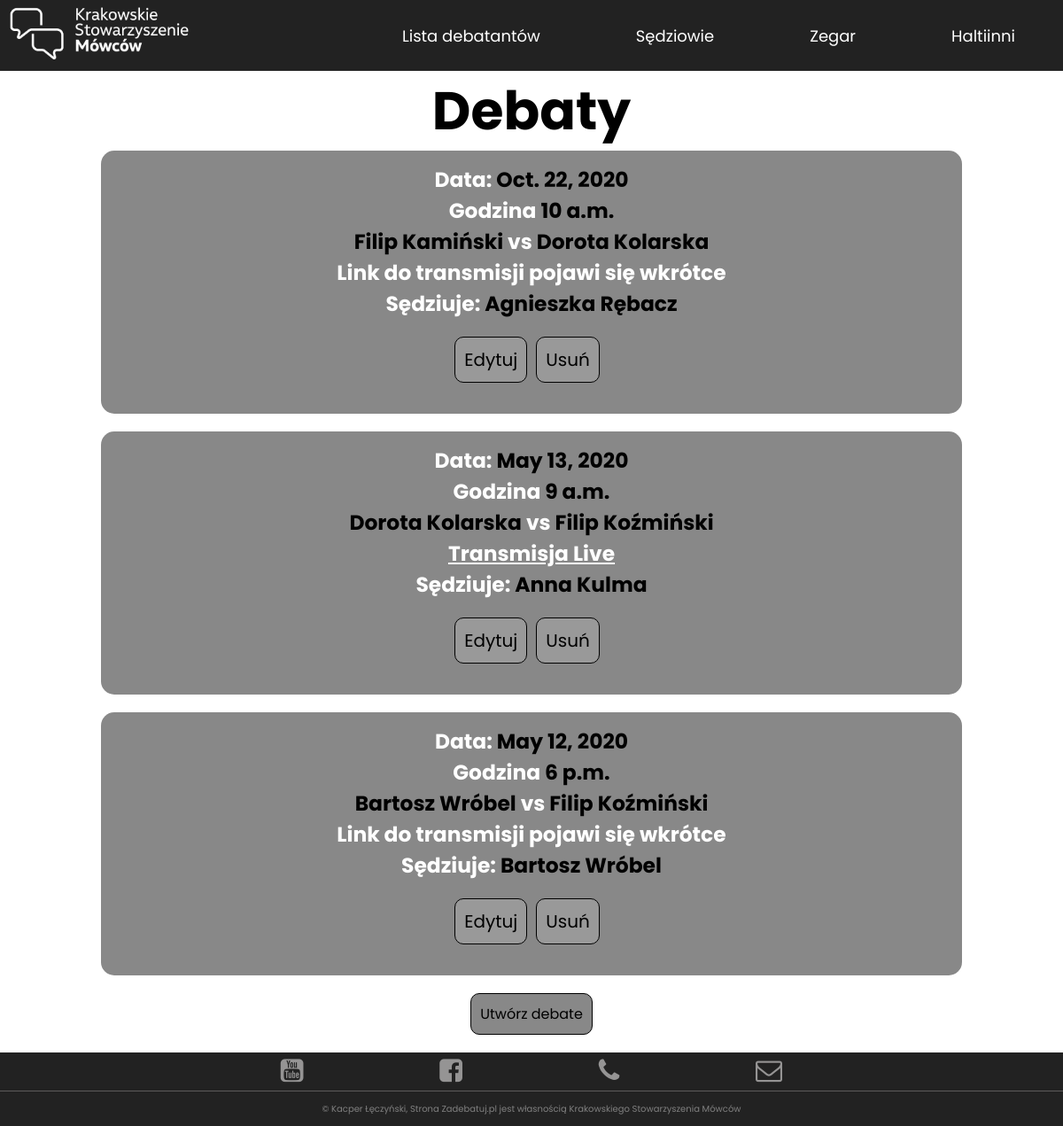
The app's page /live/ (signed in) with its own data.
### ksm_app/models.py (models this page shows, shortened)
class DebatantsBattle(models.Model):
    user1 = models.ForeignKey(Debatants, related_name="user1", on_delete=models.SET_NULL, null=True)
    user2 = models.ForeignKey(Debatants, related_name="user2", on_delete=models.SET_NULL, null=True)
    judge = models.ForeignKey(Judges, on_delete=models.SET_NULL, null=True)
    data = models.DateField(max_length=256, null=True)
    godzina = models.TimeField(max_length=256, null=True)
    transmisja = models.URLField(blank=True)
    class Meta:
        ordering = ['-data']

class Debatants(models.Model):
    user = models.OneToOneField(User, on_delete=models.CASCADE, null=True)
    imię = models.CharField(max_length=256)
    nazwisko = models.CharField(max_length=256)
    email = models.EmailField(max_length=256, null=True)
    miasto = models.CharField(max_length=256)
    szkoła = models.CharField(max_length=256)
    organizacja = models.CharField(max_length=256)
    facebook = models.URLField(max_length=256, null=True)
    opis = models.TextField(max_length=1000, null=True)
    terminy = models.TextField(max_length=1000, null=True)
    accept = models.BooleanField(default=False)
    accept2 = models.BooleanField(default=False)
    class Meta:
        ordering = ['imię']
    def __str__(self):
        return (self.imię + ' ' + self.nazwisko)

class Judges(models.Model):
    user = models.OneToOneField(User, on_delete=models.CASCADE, null=True)
    imię = models.CharField(max_length=256)
    nazwisko = models.CharField(max_length=256)
    email = models.EmailField(max_length=256, null=True)
    miasto = models.CharField(max_length=256)
    szkoła = models.CharField(max_length=256)
    organizacja = models.CharField(max_length=256)
    dyspozycyjnosc = models.TextField(max_length=1000)
    opis = models.TextField(max_length=2000)
    facebook = models.URLField(max_length=256, null=True)
    accept = models.BooleanField(default=False)
    accept2 = models.BooleanField(default=False)
    class Meta:
        ordering = ['imię']
    def __str__(self):
        return self.imię + ' ' + self.nazwisko

### ksm_app/views.py (the view)
# urls.py: path('live/', views.ShowBattle, name='live'),
def ShowBattle(request):
    battles = DebatantsBattle.objects.all()
    return render(request, 'ksm_app2/live.html', {'battles': battles})

### ksm_app/templatetags/has_group.py (called while the page is built)
@register.filter
def has_group(user, group_name = 'judges'):
    group = Group.objects.get(name = group_name)
    return True if group in user.groups.all() else False

### templates/ksm_app2/live.html (shortened to what this page needs)
{% load static %}
{% load has_group %}
<!doctype html>
<html lang="en">
<head>
    <link rel="stylesheet" href="{% static '/css/style.css' %}">
    <link rel="stylesheet" href="{% static '/css/rwd.css' %}">
    <link rel="stylesheet" href="{% static '/css2/live.css' %}">
    <link rel="stylesheet" href="https://cdnjs.cloudflare.com/ajax/libs/font-awesome/4.7.0/css/font-awesome.min.css">
</head>
<body>
<header class="main-container">
    <div class="logo">
        <a href="{% url 'ksm_app:base' %}"><img src="{% static '/img2/KSM_logo_poziom_biel-kopia.png' %}" alt=""></a>
    </div>
    <nav>
        <ul class="nav-links">
            {% if user.is_authenticated %}
                <li class="nav-link"><a href="{% url 'ksm_app:debatants_list' %}">Lista debatantów</a></li>
                <li class="nav-link"><a href="{% url 'ksm_app:judges_list' %}">Sędziowie</a></li>
                {% if request.user|has_group:"judges" %}
                    <li class="nav-link"><a href="{% url 'ksm_app:clock' %}">Zegar</a></li>
                {% endif %}
                {% if request.user|has_group:'judges' %}
                    <li class="nav-link-user"><a href="{% url 'ksm_app:judges_profile' %}"> {{ user.username }}</a></li>
                {% else %}
                    <li class="nav-link-user"><a href="{% url 'ksm_app:debatants_profile' %}"> {{ user.username }}</a>
                    </li>
                {% endif %}
            {% else %}
                <li class="nav-link"><a href="{% url 'ksm_app:choose' %}">Zarejestruj</a></li>
                <li class="nav-link"><a href="{% url 'ksm_app:user_login' %}">Zaloguj</a></li>
            {% endif %}
        </ul>
    </nav>
</header>
<main class="live-section">
    <h1>Debaty</h1>
    {% for battle in battles %}
        <div class="live-form">
            <h3>Data: <span>{{ battle.data }}</span></h3>
            <h3>Godzina <span> {{ battle.godzina }}</span></h3>
            <h3><span>{{ battle.user1 }}</span> vs <span>{{ battle.user2 }}</span></h3>
            {% if battle.transmisja %}
                <h3><a href="{{ battle.transmisja }}">Transmisja Live</a></h3>
            {% else %}
                <h3>Link do transmisji pojawi się wkrótce</h3>
            {% endif %}
            <h3>Sędziuje: <span>{{ battle.judge }}</span></h3>
            {% if request.user|has_group:"judges" %}
                <div class="cta">
                    <a href="{% url 'ksm_app:updateBattle' battle.id %}">Edytuj</a>
                    <a href="{% url 'ksm_app:deleteBattle' battle.id %}">Usuń</a>
                </div>
            {% endif %}
        </div>
    {% endfor %}
    {% if request.user|has_group:"judges" %}
          <a class="create-button" href="{% url 'ksm_app:battle' %}">Utwórz debate</a>
    {% endif %}
</main>
<footer class="main-footer">
    <div class="footer-content">
        <ul class="links">
            <li class="link">
                <a href="https://www.youtube.com/channel/UCd2KIvR-DMDGMT_ce2gJzAw" target="_blank">
                    <i class="fa fa-youtube-square fa-2x"></i>
                </a>
            </li>
            <li class="link">
                <a href="https://www.facebook.com/ksmowcow/" target="_blank">
                    <i class="fa fa-facebook-square fa-2x"></i>
                </a>
            </li>
            <li class="link">
                <a href="{% url 'ksm_app:phone' %}">
                    <i class="fa fa-phone"></i>
                </a>
            </li>
            <li class="link">
                <a href="mailto:ksmowcow@gmail.com">
                    <i class="fa fa-envelope-o"></i>
                </a>
            </li>
        </ul>
    </div>
    <div class="copyright">
        <p>&copy; Kacper Łęczyński, Strona Zadebatuj.pl jest
            własnością Krakowskiego Stowarzyszenia Mówców</p>
    </div>
</footer>
</body>
</html>

### static/css/style.css (style rules this page uses)
* { padding: 0; margin: 0; box-sizing: border-box; }
body { font-family: 'Poppins', sans-serif; background-image: url("/static/img2/seventh.jpg"); background-position: center center; background-repeat: no-repeat; background-attachment: fixed; background-size: cover; }
header { position: fixed; display: flex; width: 100%; align-items: center; z-index: 1; height: 10vh; }
.logo, .nav-links { display: flex; }
.logo img { padding-left: 5%; height: 8vh; max-width: 400px; }
nav { flex: 2; }
.logo { flex: 3; }
.logo img { cursor: pointer; }
.nav-links { justify-content: space-around; list-style: none; }
.nav-link a { text-decoration: none; color: #ffffff; }
.nav-link-user a { text-decoration: none; color: white; }
.nav-link { position: relative; }
.main-footer { bottom: 5%; width: 100%; background-color: #222222; }
.links { width: 60%; margin: auto; display: flex; justify-content: space-around; list-style: none; color: #e0dede; }
.link { padding: 0.7%; }
.footer-content .links .link i { cursor: pointer; color: #959494; font-size: 30px !important; }
.copyright { height: 5vh; border-top: 1px solid #5c5b5b; background-color: #222222; bottom: 0; display: flex; align-items: center; }
.copyright p { flex: 1; text-align: center; color: grey; font-size: 10px; }

### static/css/rwd.css (style rules this page uses)
@media screen and (max-width: 1200px) { .logo img { height: 8vh; max-width: 500px; } }
@media screen and (max-width: 1200px) { .nav-link a, .nav-link-user { font-size: 18px; } }
@media screen and (max-width: 1200px) { .logo { flex: 1; } }
@media screen and (max-width: 1200px) { .link i { font-size: 25px !important; } }

### static/css2/live.css (style rules this page uses)
body { background: none; }
header { background-color: #222222; }
.live-section { padding-top: 10vh; height: auto; min-height: 90vh; width: 90%; margin: auto; display: flex; justify-content: space-between; align-items: center; flex-direction: column; }
.live-section h1 { flex: 1; font-size: 60px; }
.live-section .live-form { padding: 15px; text-align: center; display: flex; flex-direction: column; align-items: center; justify-content: space-around; flex:3; background-color: #888888; color: white; width: 90%; margin-bottom: 20px; border-radius: 15px; align-self: center; font-size: 20px; animation: show 2s forwards; }
.live-section .live-form span { color: black; }
.live-section .live-form .cta { display: flex; justify-content: center; align-items: center; padding: 20px 10px; width: 100%; }
.live-section .live-form .cta a { text-decoration: none; color: black; padding: 10px 10px; background-color: #999999; margin-right: 10px; border-radius: 10px; border: 1px solid black; }
.live-section .live-form a { color: #ffffff; }
.create-button { background-color: #888888; color: black; margin-bottom: 20px; padding: 10px 10px; border: 1px solid black; border-radius: 10px; text-decoration: none; }

### records on screen
DebatantsBattle: data "Oct. 22, 2020", godzina "10 a.m.", user1 "Filip Kamiński", user2 "Dorota Kolarska", transmisja "Link do transmisji pojawi się wkrótce", judge "Agnieszka Rębacz"
DebatantsBattle: data "May 13, 2020", godzina "9 a.m.", user1 "Dorota Kolarska", user2 "Filip Koźmiński", judge "Anna Kulma"
DebatantsBattle: data "May 12, 2020", godzina "6 p.m.", user1 "Bartosz Wróbel", user2 "Filip Koźmiński", transmisja "Link do transmisji pojawi się wkrótce", judge "Bartosz Wróbel"

### other values on screen
{{ user.username }} "Haltiinni"
